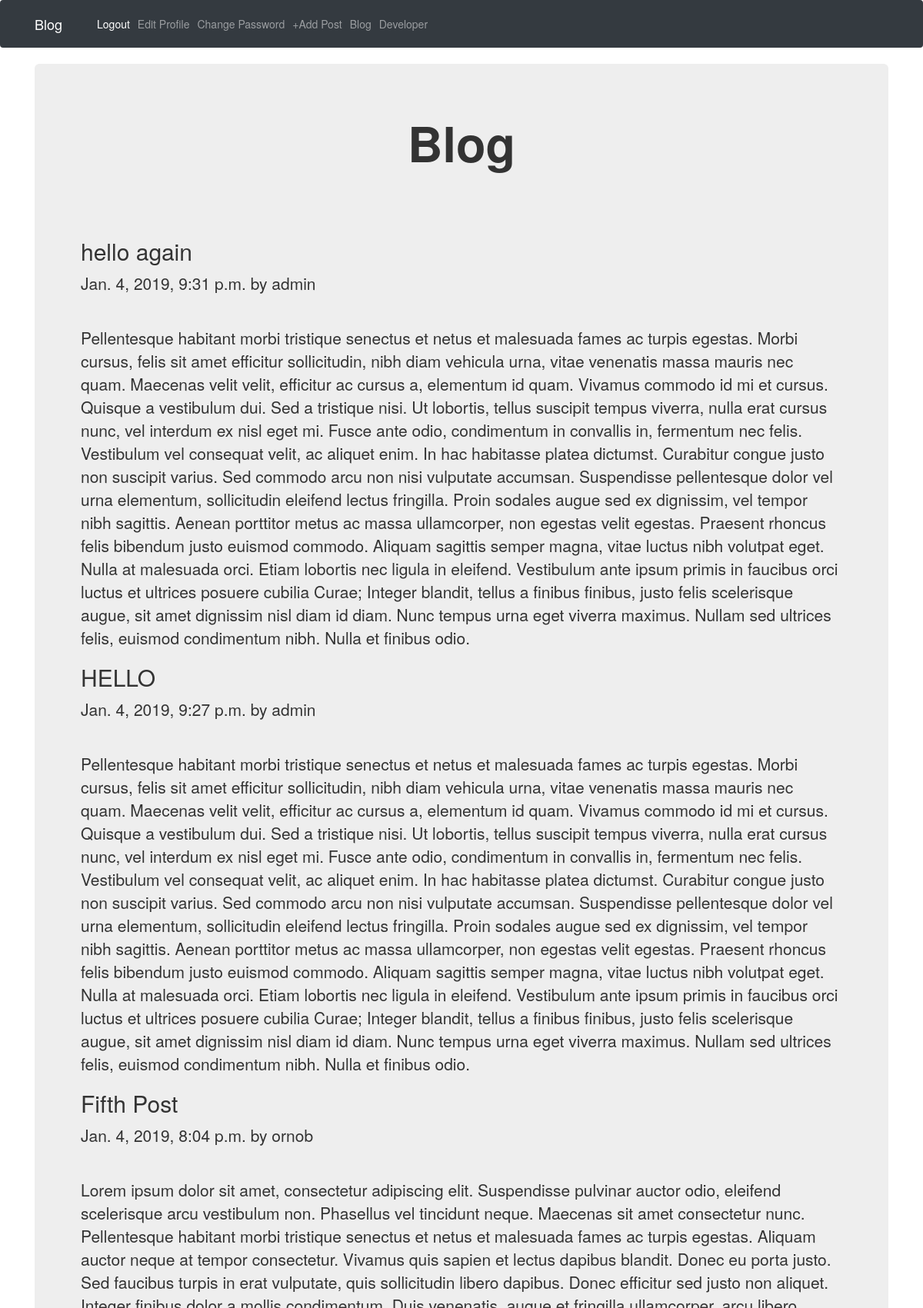
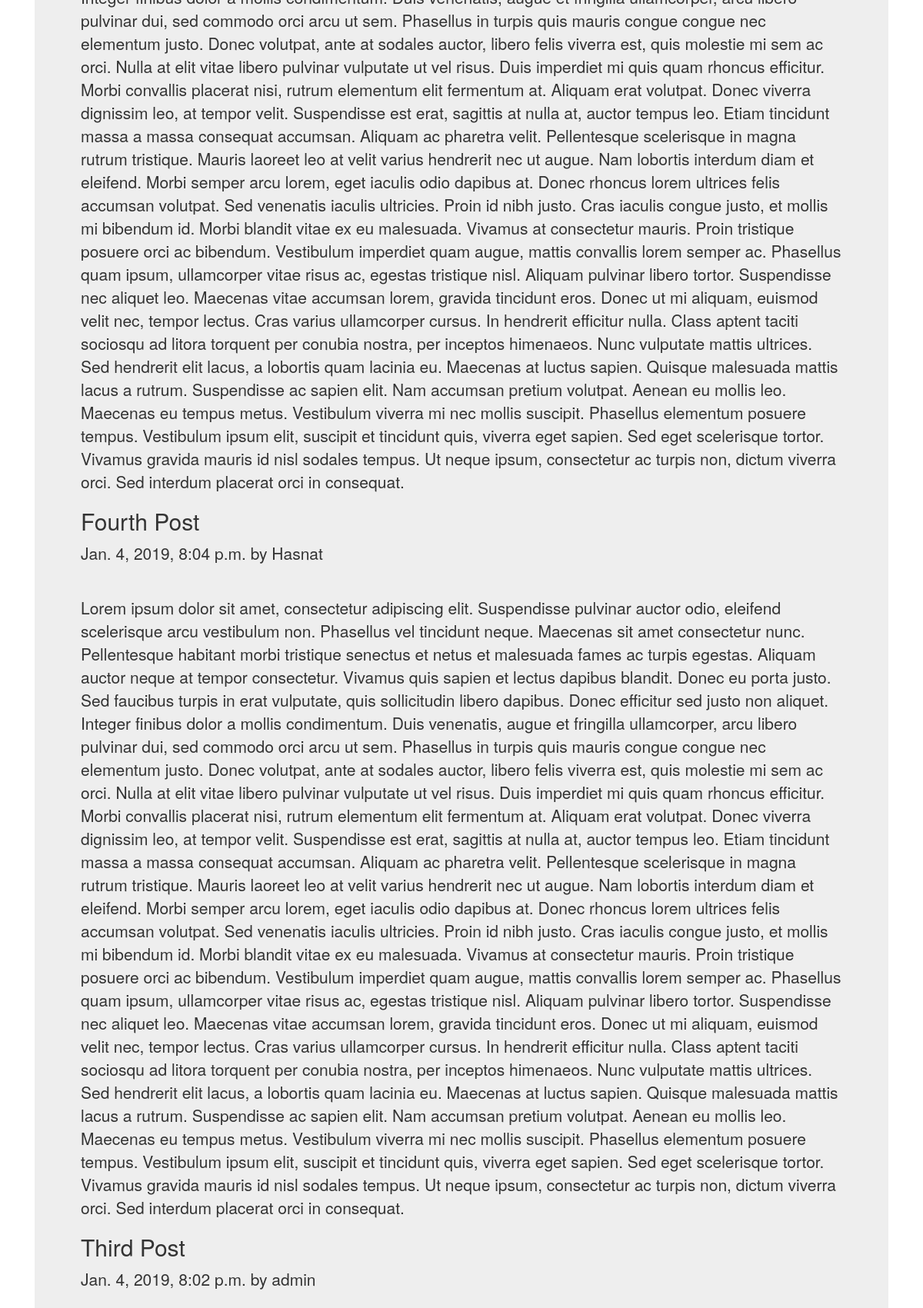
The page /auth/blog/ (signed in, upper part) on the database its author committed (2 pictures, top to bottom).
### authenticate/models.py (models this page shows, shortened)
class Post(models.Model):
    title = models.CharField(max_length=200)
    text = models.TextField()
    created_date = models.DateTimeField(default = timezone.now)
    published_date = models.DateTimeField(blank=True)
    author =models.ForeignKey(User,on_delete=models.CASCADE)

### authenticate/views.py (the view)
# urls.py: 2. Add a URL to urlpatterns:  path('blog/', include('blog.urls'))
def blog(request):
	all_posts = Post.objects.all().order_by('-published_date')
	data = {'all_posts':all_posts}
	return render(request,'authenticate/blog.html',data)

### authenticate/templates/authenticate/blog.html (shortened to what this page needs)
{% extends 'authenticate/base.html' %}
{% block content%}
	<h1 class="text-center" style="font-weight: bold">Blog </h1>
{% if user.is_authenticated %}
        {% for post in all_posts%}
        <div class="blog-post">
            <h2 class="blog-post-title">{{post.title}}</h2>
            <p class="blog-post-meta">{{post.published_date}} by {{post.author}}</p>
            <hr>
            <p>{{post.text}}</p>
        </div>
        {% endfor %}
{%endif%}
{% endblock %}

### authenticate/templates/authenticate/base.html (shortened to what this page needs)
<!DOCTYPE html>
<html lang="en">
  <head>
    <link rel="stylesheet" href="https://stackpath.bootstrapcdn.com/bootstrap/4.2.1/css/bootstrap.min.css">
    <link href="vendor/bootstrap/css/bootstrap.min.css" rel="stylesheet">
  </head>
  <body>
    <nav class="navbar navbar-expand-lg navbar-dark bg-dark static-top">
      <div class="container">
        <a class="navbar-brand" href="#">Blog</a>
        <div class="collapse navbar-collapse" id="navbarResponsive">
          <ul class="navbar-nav ml-auto">
            <li class="nav-item active">
              {% if user.is_authenticated %}
              <a class="nav-link" href="{% url 'logout' %}">Logout
              </a>
                {% endif %}
            <li class="nav-item">
              {% if user.is_authenticated %}
              <a class="nav-link" href="{% url 'edit_profile' %}">Edit Profile</a>
              <li class="nav-item">
              <a class="nav-link" href="{% url 'change_password' %}">Change Password</a>
            </li>
          </li>
          <li class="nav-item">
            <a class="nav-link" href="{% url 'new_post' %}">+Add Post</a>
          </li>
          <li class="nav-item">
            <a class="nav-link" href="{% url 'blog' %}">Blog</a>
          </li>
              {% else%}
            </li>
            <li class="nav-item">
              <a class="nav-link" href="#">Services</a>
            </li>
              {% endif%}
            <li class="nav-item">
              <a class="nav-link" href="https://www.facebook.com/tanvirrahmanornobmegamind">Developer</a>
            </li>
          </ul>
        </div>
      </div>
    </nav>
    <div class="container">
      <div class="row">
        <div class="col-lg-12 text-center">
        </div>
      </div>
    </div>
    <div class="container">
        <div class="jumbotron">
        {% block content %}
        {% endblock %}
        </div>
    </div>
  </body>
</html>

### rows shown on the page
Post: title "hello again", published_date "Jan. 4, 2019, 9:31 p.m.", author "admin", text "Pellentesque habitant morbi tristique senectus et netus et malesuada fames ac turpis egestas. Morbi cursus, felis sit amet efficitur sollicitudin, nibh diam vehicula urna, vitae venenatis massa mauris nec quam. Maecenas velit velit, efficitur ac cursus a, elementum id quam. Vivamus commodo id mi et cursus. Quisque a vestibulum dui. Sed a tristique nisi. Ut lobortis, tellus suscipit tempus viverra, nulla erat cursus nunc, vel interdum ex nisl eget mi. Fusce ante odio, condimentum in convallis in, fermentum nec felis. Vestibulum vel consequat velit, ac aliquet enim. In hac habitasse platea dictumst. Curabitur congue justo non suscipit varius. Sed commodo arcu non nisi vulputate accumsan.…"
Post: title "HELLO", published_date "Jan. 4, 2019, 9:27 p.m.", author "admin", text "Pellentesque habitant morbi tristique senectus et netus et malesuada fames ac turpis egestas. Morbi cursus, felis sit amet efficitur sollicitudin, nibh diam vehicula urna, vitae venenatis massa mauris nec quam. Maecenas velit velit, efficitur ac cursus a, elementum id quam. Vivamus commodo id mi et cursus. Quisque a vestibulum dui. Sed a tristique nisi. Ut lobortis, tellus suscipit tempus viverra, nulla erat cursus nunc, vel interdum ex nisl eget mi. Fusce ante odio, condimentum in convallis in, fermentum nec felis. Vestibulum vel consequat velit, ac aliquet enim. In hac habitasse platea dictumst. Curabitur congue justo non suscipit varius. Sed commodo arcu non nisi vulputate accumsan.…"
Post: title "Fifth Post", published_date "Jan. 4, 2019, 8:04 p.m.", author "ornob", text "Lorem ipsum dolor sit amet, consectetur adipiscing elit. Suspendisse pulvinar auctor odio, eleifend scelerisque arcu vestibulum non. Phasellus vel tincidunt neque. Maecenas sit amet consectetur nunc. Pellentesque habitant morbi tristique senectus et netus et malesuada fames ac turpis egestas. Aliquam auctor neque at tempor consectetur. Vivamus quis sapien et lectus dapibus blandit. Donec eu porta justo. Sed faucibus turpis in erat vulputate, quis sollicitudin libero dapibus. Donec efficitur sed justo non aliquet. Integer finibus dolor a mollis condimentum. Duis venenatis, augue et fringilla ullamcorper, arcu libero pulvinar dui, sed commodo orci arcu ut sem. Phasellus in turpis quis mauris…"
Post: title "Fourth Post", published_date "Jan. 4, 2019, 8:04 p.m.", author "Hasnat", text "Lorem ipsum dolor sit amet, consectetur adipiscing elit. Suspendisse pulvinar auctor odio, eleifend scelerisque arcu vestibulum non. Phasellus vel tincidunt neque. Maecenas sit amet consectetur nunc. Pellentesque habitant morbi tristique senectus et netus et malesuada fames ac turpis egestas. Aliquam auctor neque at tempor consectetur. Vivamus quis sapien et lectus dapibus blandit. Donec eu porta justo. Sed faucibus turpis in erat vulputate, quis sollicitudin libero dapibus. Donec efficitur sed justo non aliquet. Integer finibus dolor a mollis condimentum. Duis venenatis, augue et fringilla ullamcorper, arcu libero pulvinar dui, sed commodo orci arcu ut sem. Phasellus in turpis quis mauris…"
Post: title "Third Post", published_date "Jan. 4, 2019, 8:02 p.m.", author "admin"
